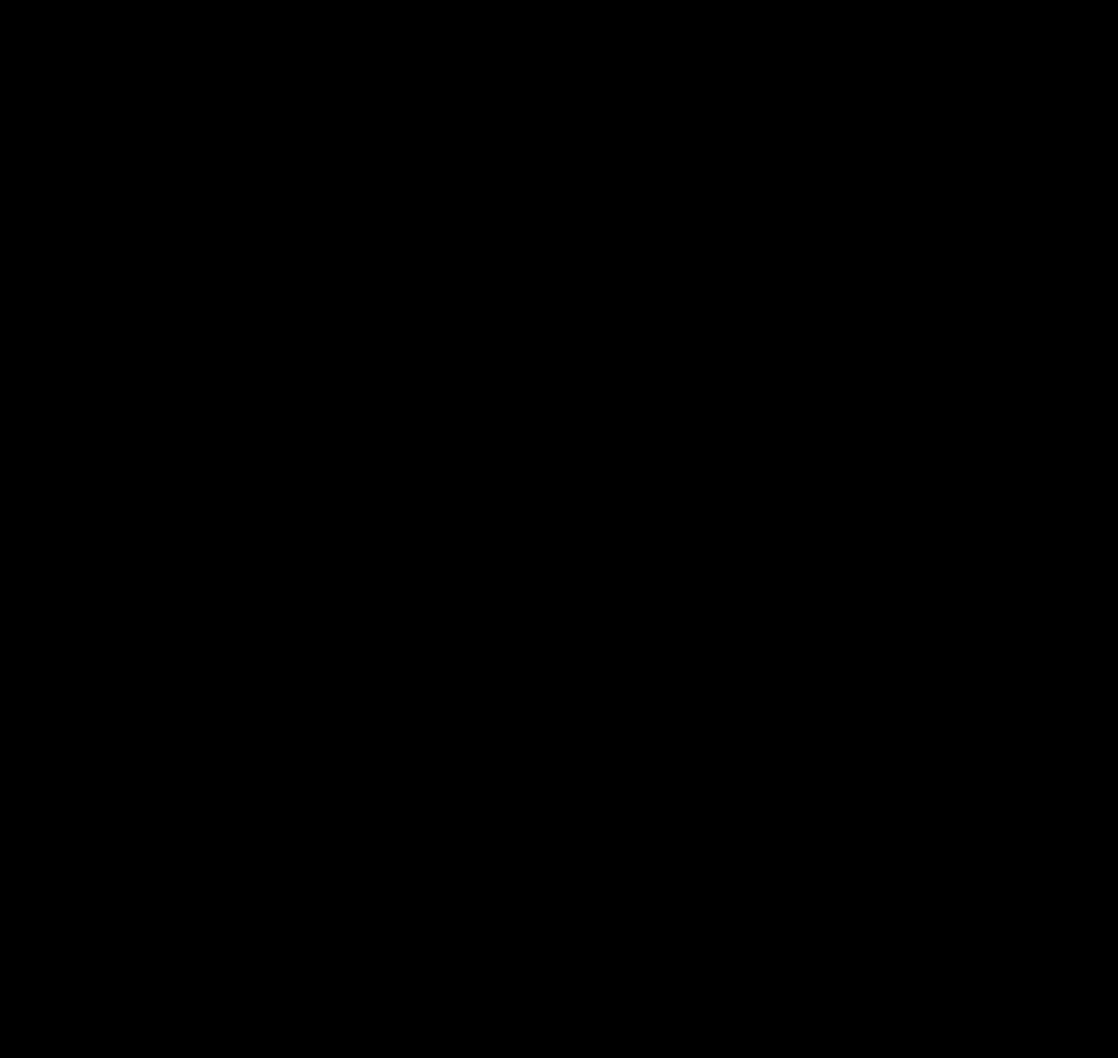
Frame 1 (no input)
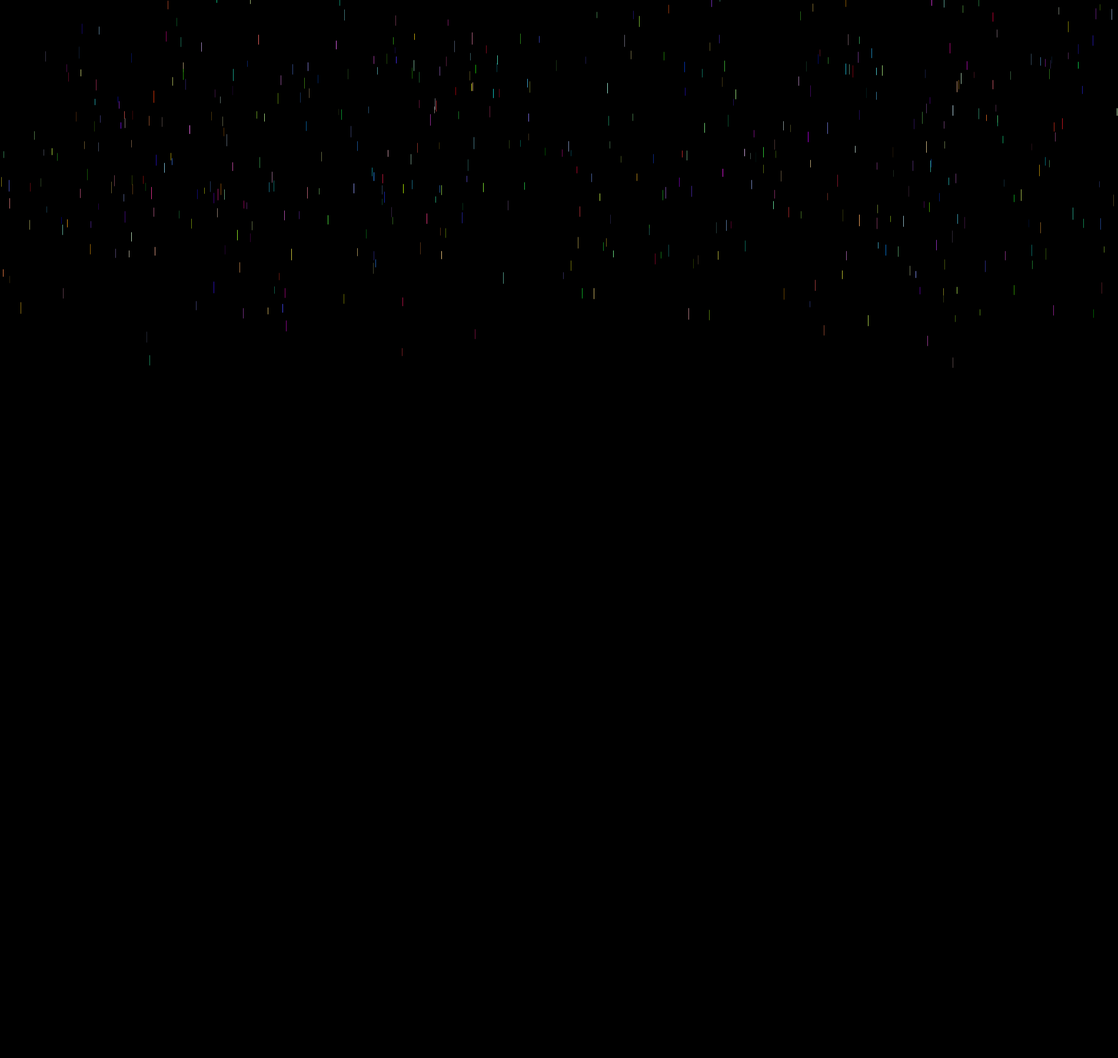
Frame 60 (the mouse pressed at the canvas centre just before this capture)
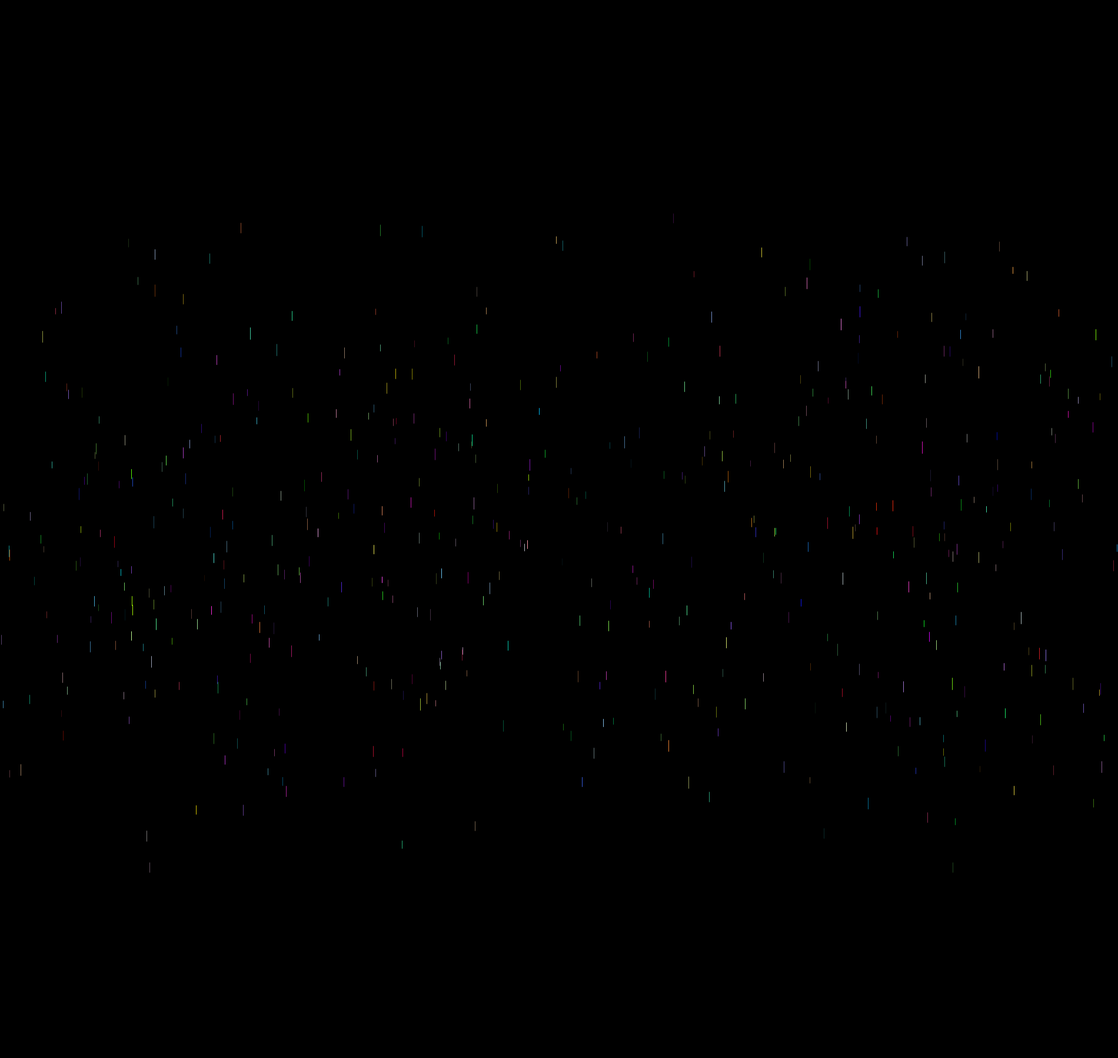
Frame 120 (the mouse held since frame 60 and released just before this capture)

The Processing sketch that drew these frames (run headless with seeded random() and noise(); from frame 60 on, the mouse is pressed at the canvas centre):

// Processing sketch: gotas_de_agua
// ── gotas_de_agua.pde
gota[] gotas =new  gota[500];

void  setup(){
  size(1900,1800);
  for (int i=0; i < gotas.length ; i++){
  gotas[i] = new gota();
  }
 
}

void draw(){
background(0);
 for (int i=0; i < gotas.length ; i++){
      gotas[i].caida();
      gotas[i].mostrar();

  }


}

// ── gota.pde
class gota{
    float x= random(width);
    float y=random(-500,-50);
    float y_vel=random(4,10);
    float lar = random(10,20);
   
    void  caida(){
        y = y +  y_vel;
        
        y_vel = y_vel + 0.05;
        
        if (y > height){
            y = random(-200,-100);
            y_vel= random (4,10);
            
        }
    }
    
    void mostrar(){
      stroke(random(255),random(255),random(255));
      strokeWeight(random(0.4,1));
      line(x,y,x,y+ lar);
    
    }
      
    

}
